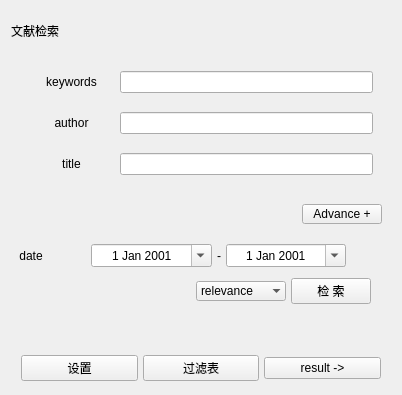
        <widget class="QWidget" name="left" native="true">
         <property name="left" stdset="0">
          <bool>true</bool>
         </property>
         <layout class="QVBoxLayout" name="verticalLayout_2">
          <item>
           <widget class="QLabel" name="title">
            <property name="minimumSize">
             <size>
              <width>0</width>
              <height>40</height>
             </size>
            </property>
            <property name="maximumSize">
             <size>
              <width>16777215</width>
              <height>40</height>
             </size>
            </property>
            <property name="text">
             <string>文献检索</string>
            </property>
            <property name="chinese" stdset="0">
             <bool>true</bool>
            </property>
            <property name="line" stdset="0">
             <bool>true</bool>
            </property>
           </widget>
          </item>
          <item>
           <widget class="QFrame" name="search">
            <property name="sizePolicy">
             <sizepolicy hsizetype="Minimum" vsizetype="Minimum">
              <horstretch>0</horstretch>
              <verstretch>0</verstretch>
             </sizepolicy>
            </property>
            <layout class="QVBoxLayout" name="verticalLayout_4">
             <property name="spacing">
              <number>1</number>
             </property>
             <property name="topMargin">
              <number>5</number>
             </property>
             <property name="bottomMargin">
              <number>5</number>
             </property>
             <item>
              <widget class="QWidget" name="key_w" native="true">
               <layout class="QHBoxLayout" name="horizontalLayout_6" stretch="1,3">
                <item>
                 <widget class="QLabel" name="label_3">
                  <property name="text">
                   <string>keywords</string>
                  </property>
                  <property name="alignment">
                   <set>Qt::AlignCenter</set>
                  </property>
                 </widget>
                </item>
                <item>
                 <widget class="QLineEdit" name="textsearch_k">
                  <property name="styleSheet">
                   <string notr="true"/>
                  </property>
                  <property name="clearButtonEnabled">
                   <bool>true</bool>
                  </property>
                 </widget>
                </item>
               </layout>
              </widget>
             </item>
             <item>
              <widget class="QWidget" name="author_w" native="true">
               <layout class="QHBoxLayout" name="horizontalLayout_7" stretch="1,3">
                <item>
                 <widget class="QLabel" name="label_4">
                  <property name="text">
                   <string>author</string>
                  </property>
                  <property name="alignment">
                   <set>Qt::AlignCenter</set>
                  </property>
                 </widget>
                </item>
                <item>
                 <widget class="QLineEdit" name="textsearch_a">
                  <property name="styleSheet">
                   <string notr="true"/>
                  </property>
                  <property name="clearButtonEnabled">
                   <bool>true</bool>
                  </property>
                 </widget>
                </item>
               </layout>
              </widget>
             </item>
             <item>
              <widget class="QWidget" name="title_w" native="true">
               <layout class="QHBoxLayout" name="horizontalLayout_8" stretch="1,3">
                <item>
                 <widget class="QLabel" name="label_5">
                  <property name="text">
                   <string>title</string>
                  </property>
                  <property name="alignment">
                   <set>Qt::AlignCenter</set>
                  </property>
                 </widget>
                </item>
                <item>
                 <widget class="QLineEdit" name="textsearch_t">
                  <property name="styleSheet">
                   <string notr="true"/>
                  </property>
                  <property name="clearButtonEnabled">
                   <bool>true</bool>
                  </property>
                 </widget>
                </item>
               </layout>
              </widget>
             </item>
            </layout>
           </widget>
          </item>
          <item>
           <widget class="QWidget" name="ad_w" native="true">
            <layout class="QHBoxLayout" name="horizontalLayout">
             <item>
              <spacer name="horizontalSpacer">
               <property name="orientation">
                <enum>Qt::Horizontal</enum>
               </property>
               <property name="sizeHint" stdset="0">
                <size>
                 <width>40</width>
                 <height>20</height>
                </size>
               </property>
              </spacer>
             </item>
             <item>
              <widget class="QPushButton" name="buttonExpland">
               <property name="sizePolicy">
                <sizepolicy hsizetype="Minimum" vsizetype="Ignored">
                 <horstretch>0</horstretch>
                 <verstretch>0</verstretch>
                </sizepolicy>
               </property>
               <property name="text">
                <string>Advance +</string>
               </property>
               <property name="Turquoise" stdset="0">
                <bool>true</bool>
               </property>
              </widget>
             </item>
            </layout>
           </widget>
          </item>
          <item>
           <widget class="QWidget" name="year" native="true">
            <layout class="QHBoxLayout" name="horizontalLayout_5" stretch="1,0,4,0,4,0">
             <property name="spacing">
              <number>5</number>
             </property>
             <property name="leftMargin">
              <number>5</number>
             </property>
             <property name="topMargin">
              <number>5</number>
             </property>
             <property name="rightMargin">
              <number>5</number>
             </property>
             <property name="bottomMargin">
              <number>5</number>
             </property>
             <item>
              <widget class="QLabel" name="label">
               <property name="text">
                <string>date</string>
               </property>
               <property name="alignment">
                <set>Qt::AlignCenter</set>
               </property>
              </widget>
             </item>
             <item>
              <spacer name="horizontalSpacer_4">
               <property name="orientation">
                <enum>Qt::Horizontal</enum>
               </property>
               <property name="sizeHint" stdset="0">
                <size>
                 <width>40</width>
                 <height>20</height>
                </size>
               </property>
              </spacer>
             </item>
             <item>
              <widget class="QDateEdit" name="dateStart">
               <property name="sizePolicy">
                <sizepolicy hsizetype="Preferred" vsizetype="Fixed">
                 <horstretch>0</horstretch>
                 <verstretch>0</verstretch>
                </sizepolicy>
               </property>
               <property name="wrapping">
                <bool>true</bool>
               </property>
               <property name="frame">
                <bool>true</bool>
               </property>
               <property name="alignment">
                <set>Qt::AlignCenter</set>
               </property>
               <property name="accelerated">
                <bool>false</bool>
               </property>
               <property name="showGroupSeparator" stdset="0">
                <bool>false</bool>
               </property>
               <property name="calendarPopup">
                <bool>true</bool>
               </property>
               <property name="date">
                <date>
                 <year>2001</year>
                 <month>1</month>
                 <day>1</day>
                </date>
               </property>
              </widget>
             </item>
             <item>
              <widget class="QLabel" name="label_7">
               <property name="text">
                <string>-</string>
               </property>
               <property name="alignment">
                <set>Qt::AlignCenter</set>
               </property>
              </widget>
             </item>
             <item>
              <widget class="QDateEdit" name="dateEnd">
               <property name="sizePolicy">
                <sizepolicy hsizetype="Preferred" vsizetype="Fixed">
                 <horstretch>0</horstretch>
                 <verstretch>0</verstretch>
                </sizepolicy>
               </property>
               <property name="alignment">
                <set>Qt::AlignCenter</set>
               </property>
               <property name="calendarPopup">
                <bool>true</bool>
               </property>
               <property name="date">
                <date>
                 <year>2001</year>
                 <month>1</month>
                 <day>1</day>
                </date>
               </property>
              </widget>
             </item>
             <item>
              <spacer name="horizontalSpacer_7">
               <property name="orientation">
                <enum>Qt::Horizontal</enum>
               </property>
               <property name="sizeHint" stdset="0">
                <size>
                 <width>40</width>
                 <height>20</height>
                </size>
               </property>
              </spacer>
             </item>
            </layout>
           </widget>
          </item>
          <item>
           <widget class="QWidget" name="button_2" native="true">
            <layout class="QHBoxLayout" name="horizontalLayout_67" stretch="2,1,1">
             <property name="spacing">
              <number>5</number>
             </property>
             <property name="leftMargin">
              <number>5</number>
             </property>
             <property name="topMargin">
              <number>0</number>
             </property>
             <property name="rightMargin">
              <number>20</number>
             </property>
             <property name="bottomMargin">
              <number>5</number>
             </property>
             <item>
              <spacer name="horizontalSpacer_2">
               <property name="orientation">
                <enum>Qt::Horizontal</enum>
               </property>
               <property name="sizeHint" stdset="0">
                <size>
                 <width>188</width>
                 <height>20</height>
                </size>
               </property>
              </spacer>
             </item>
             <item>
              <widget class="QComboBox" name="order">
               <property name="layoutDirection">
                <enum>Qt::LeftToRight</enum>
               </property>
               <property name="frame">
                <bool>false</bool>
               </property>
               <property name="border" stdset="0">
                <bool>true</bool>
               </property>
               <item>
                <property name="text">
                 <string>relevance</string>
                </property>
               </item>
               <item>
                <property name="text">
                 <string>oldest</string>
                </property>
               </item>
               <item>
                <property name="text">
                 <string>newest</string>
                </property>
               </item>
              </widget>
             </item>
             <item>
              <widget class="QPushButton" name="buttonSend">
               <property name="sizePolicy">
                <sizepolicy hsizetype="Fixed" vsizetype="Preferred">
                 <horstretch>0</horstretch>
                 <verstretch>0</verstretch>
                </sizepolicy>
               </property>
               <property name="sizeIncrement">
                <size>
                 <width>0</width>
                 <height>0</height>
                </size>
               </property>
               <property name="baseSize">
                <size>
                 <width>0</width>
                 <height>0</height>
                </size>
               </property>
               <property name="text">
                <string> 检 索 </string>
               </property>
               <property name="green" stdset="0">
                <bool>true</bool>
               </property>
              </widget>
             </item>
            </layout>
           </widget>
          </item>
          <item>
           <spacer name="verticalSpacer_2">
            <property name="orientation">
             <enum>Qt::Vertical</enum>
            </property>
            <property name="sizeHint" stdset="0">
             <size>
              <width>20</width>
              <height>40</height>
             </size>
            </property>
           </spacer>
          </item>
          <item>
           <widget class="QWidget" name="menu" native="true">
            <layout class="QHBoxLayout" name="horizontalLayout_2">
             <property name="spacing">
              <number>5</number>
             </property>
             <property name="leftMargin">
              <number>10</number>
             </property>
             <property name="topMargin">
              <number>0</number>
             </property>
             <property name="rightMargin">
              <number>10</number>
             </property>
             <property name="bottomMargin">
              <number>3</number>
             </property>
             <item>
              <widget class="QPushButton" name="buttonSetting">
               <property name="text">
                <string>设置</string>
               </property>
              </widget>
             </item>
             <item>
              <widget class="QPushButton" name="buttonFilter">
               <property name="text">
                <string>过滤表</string>
               </property>
              </widget>
             </item>
             <item>
              <widget class="QPushButton" name="buttonresult">
               <property name="text">
                <string>result -&gt;</string>
               </property>
               <property name="grey" stdset="0">
                <bool>true</bool>
               </property>
              </widget>
             </item>
            </layout>
           </widget>
          </item>
         </layout>
        </widget>
